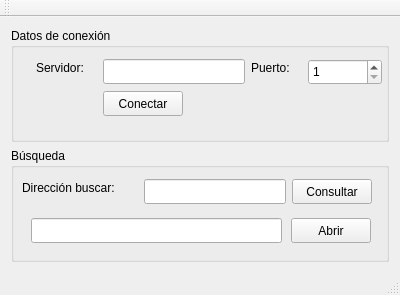
<?xml version="1.0" encoding="UTF-8"?>
<ui version="4.0">
 <class>MainWindow</class>
 <widget class="QMainWindow" name="MainWindow">
  <property name="geometry">
   <rect>
    <x>0</x>
    <y>0</y>
    <width>400</width>
    <height>295</height>
   </rect>
  </property>
  <property name="windowTitle">
   <string>DNS</string>
  </property>
  <widget class="QWidget" name="centralWidget">
   <layout class="QGridLayout" name="gridLayout">
    <item row="1" column="0">
     <widget class="QGroupBox" name="contBusqueda">
      <property name="title">
       <string>Búsqueda</string>
      </property>
      <widget class="QPushButton" name="btnAbrir">
       <property name="geometry">
        <rect>
         <x>281</x>
         <y>31</y>
         <width>80</width>
         <height>25</height>
        </rect>
       </property>
       <property name="text">
        <string>Consultar</string>
       </property>
      </widget>
      <widget class="QLineEdit" name="txfURL">
       <property name="geometry">
        <rect>
         <x>133</x>
         <y>31</y>
         <width>142</width>
         <height>25</height>
        </rect>
       </property>
      </widget>
      <widget class="QLabel" name="lblDire">
       <property name="geometry">
        <rect>
         <x>11</x>
         <y>31</y>
         <width>116</width>
         <height>17</height>
        </rect>
       </property>
       <property name="text">
        <string>Dirección buscar:</string>
       </property>
      </widget>
      <widget class="QLineEdit" name="listAver">
       <property name="geometry">
        <rect>
         <x>20</x>
         <y>70</y>
         <width>251</width>
         <height>25</height>
        </rect>
       </property>
      </widget>
      <widget class="QPushButton" name="btnAbrir_2">
       <property name="geometry">
        <rect>
         <x>280</x>
         <y>70</y>
         <width>80</width>
         <height>25</height>
        </rect>
       </property>
       <property name="text">
        <string>Abrir</string>
       </property>
      </widget>
     </widget>
    </item>
    <item row="0" column="0">
     <widget class="QGroupBox" name="contConex">
      <property name="title">
       <string>Datos de conexión</string>
      </property>
      <widget class="QLabel" name="lblServidor">
       <property name="geometry">
        <rect>
         <x>25</x>
         <y>31</y>
         <width>61</width>
         <height>17</height>
        </rect>
       </property>
       <property name="text">
        <string>Servidor:</string>
       </property>
      </widget>
      <widget class="QLabel" name="lblPuerto">
       <property name="geometry">
        <rect>
         <x>240</x>
         <y>31</y>
         <width>51</width>
         <height>17</height>
        </rect>
       </property>
       <property name="text">
        <string>Puerto:</string>
       </property>
      </widget>
      <widget class="QLineEdit" name="txfServidor">
       <property name="geometry">
        <rect>
         <x>92</x>
         <y>31</y>
         <width>142</width>
         <height>25</height>
        </rect>
       </property>
      </widget>
      <widget class="QSpinBox" name="sbxPuerto">
       <property name="geometry">
        <rect>
         <x>297</x>
         <y>31</y>
         <width>74</width>
         <height>26</height>
        </rect>
       </property>
       <property name="minimum">
        <number>1</number>
       </property>
       <property name="maximum">
        <number>65535</number>
       </property>
      </widget>
      <widget class="QPushButton" name="btnConectar">
       <property name="geometry">
        <rect>
         <x>92</x>
         <y>63</y>
         <width>80</width>
         <height>25</height>
        </rect>
       </property>
       <property name="text">
        <string>Conectar</string>
       </property>
      </widget>
     </widget>
    </item>
   </layout>
  </widget>
  <widget class="QMenuBar" name="menuBar">
   <property name="geometry">
    <rect>
     <x>0</x>
     <y>0</y>
     <width>400</width>
     <height>22</height>
    </rect>
   </property>
  </widget>
  <widget class="QToolBar" name="mainToolBar">
   <attribute name="toolBarArea">
    <enum>TopToolBarArea</enum>
   </attribute>
   <attribute name="toolBarBreak">
    <bool>false</bool>
   </attribute>
  </widget>
  <widget class="QStatusBar" name="statusBar"/>
 </widget>
 <layoutdefault spacing="6" margin="11"/>
 <resources/>
 <connections/>
</ui>
